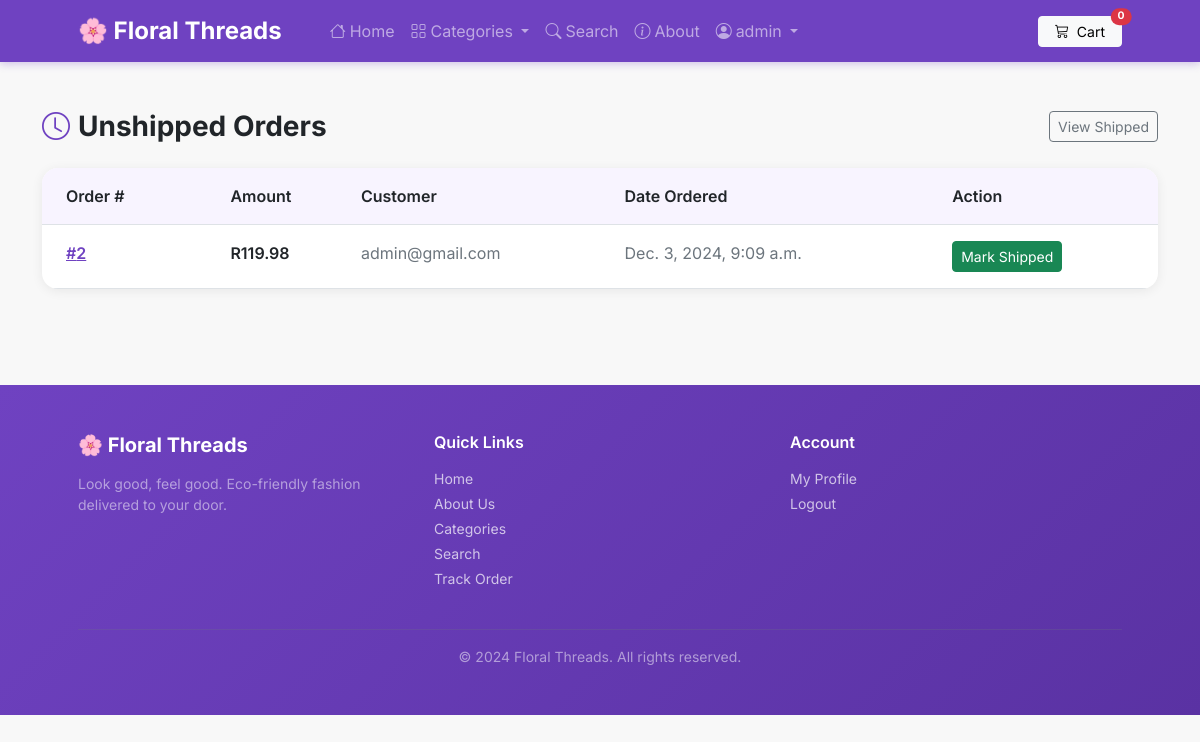
The page /payment/not_shipped_dash (signed in) on the database its author committed.
### payment/models.py (models this page shows, shortened)
class Order(models.Model):
    STATUS_PENDING = 'pending'
    STATUS_PROCESSING = 'processing'
    STATUS_SHIPPED = 'shipped'
    STATUS_DELIVERED = 'delivered'
    STATUS_CHOICES = [
        (STATUS_PENDING, 'Pending'),
        (STATUS_PROCESSING, 'Processing'),
        (STATUS_SHIPPED, 'Shipped'),
        (STATUS_DELIVERED, 'Delivered'),
    ]
    user = models.ForeignKey(User, on_delete=models.CASCADE, null=True, blank=True)
    full_name = models.CharField(max_length=250)
    email = models.CharField(max_length=250)
    shipping_address = models.TextField(max_length=15000)
    amount_paid = models.DecimalField(max_digits=7, decimal_places=2)
    date_ordered = models.DateTimeField(auto_now_add=True)
    shipped = models.BooleanField(default=False)
    date_shipped = models.DateTimeField(blank=True, null=True)
    status = models.CharField(max_length=20, choices=STATUS_CHOICES, default=STATUS_PENDING)
    tracking_number = models.CharField(max_length=100, blank=True, null=True)
    stripe_payment_intent = models.CharField(max_length=255, blank=True, null=True)

### payment/views.py (the view)
# urls.py: path("not_shipped_dash", views.not_shipped_dash, name="not_shipped_dash"),
def not_shipped_dash(request):
    if not (request.user.is_authenticated and request.user.is_superuser):
        messages.error(request, "Access Denied!")
        return redirect('home')
    orders = Order.objects.filter(shipped=False).order_by('-date_ordered')
    if request.POST:
        num = request.POST.get('num')
        Order.objects.filter(id=num).update(shipped=True)
        messages.success(request, "Marked as shipped.")
        return redirect('not_shipped_dash')
    return render(request, "payment/not_shipped_dash.html", {"orders": orders})

### addcart/addcart.py (called while the page is built)
    def total_quantity(self):
        return sum(self.cart.values())

### addcart/context_processors.py (called while the page is built)
def addcart(request):
    return {'addcart':Cart(request)}

### payment/templates/payment/not_shipped_dash.html (shortened to what this page needs)
{% extends 'myApp/base.html' %}
{% block content %}
<div class="container py-5">
    <div class="d-flex justify-content-between align-items-center mb-4">
        <h3 class="fw-bold mb-0"><i class="bi bi-clock me-2" style="color:#6f42c1;"></i>Unshipped Orders</h3>
        <a href="{% url 'shipped_dash' %}" class="btn btn-outline-secondary btn-sm">View Shipped</a>
    </div>
    <div class="card border-0 shadow-sm" style="border-radius:16px; overflow:hidden;">
        <table class="table table-hover mb-0">
            <thead style="background:#f8f4ff;">
                <tr>
                    <th class="fw-semibold py-3 px-4">Order #</th>
                    <th class="fw-semibold py-3">Amount</th>
                    <th class="fw-semibold py-3">Customer</th>
                    <th class="fw-semibold py-3">Date Ordered</th>
                    <th class="fw-semibold py-3">Action</th>
                </tr>
            </thead>
            <tbody>
                {% for item in orders %}
                <tr>
                    <td class="px-4 py-3"><a href="{% url 'orders' item.id %}" style="color:#6f42c1; font-weight:600;">#{{ item.id }}</a></td>
                    <td class="py-3 fw-semibold">R{{ item.amount_paid }}</td>
                    <td class="py-3 text-muted">{{ item.email }}</td>
                    <td class="py-3 text-muted">{{ item.date_ordered }}</td>
                    <td class="py-3">
                        <form method="POST">
                            <button type="submit" class="btn btn-success btn-sm">Mark Shipped</button>
                        </form>
                    </td>
                </tr>
                {% empty %}
                <tr><td colspan="5" class="text-center py-5 text-muted">No pending orders.</td></tr>
                {% endfor %}
            </tbody>
        </table>
    </div>
</div>
{% endblock %}

### myApp/templates/myApp/navbar.html (shortened to what this page needs)
<nav class="navbar navbar-expand-lg navbar-dark" style="background: #6f42c1; box-shadow: 0 2px 8px rgba(111,66,193,0.3);">
    <div class="container px-4 px-lg-5">
        <a class="navbar-brand fw-bold fs-4" href="{% url 'home' %}">🌸 Floral Threads</a>
        <div class="collapse navbar-collapse" id="navbarMain">
            <ul class="navbar-nav me-auto mb-2 mb-lg-0 ms-lg-4">
                <li class="nav-item"><a class="nav-link" href="{% url 'home' %}"><i class="bi bi-house me-1"></i>Home</a></li>
                <li class="nav-item dropdown">
                    <a class="nav-link dropdown-toggle" href="#" role="button" data-bs-toggle="dropdown">
                        <i class="bi bi-grid me-1"></i>Categories
                    </a>
                </li>
                <li class="nav-item"><a class="nav-link" href="{% url 'search' %}"><i class="bi bi-search me-1"></i>Search</a></li>
                <li class="nav-item"><a class="nav-link" href="{% url 'about' %}"><i class="bi bi-info-circle me-1"></i>About</a></li>
                {% if user.is_authenticated %}
                <li class="nav-item dropdown">
                    <a class="nav-link dropdown-toggle" href="#" role="button" data-bs-toggle="dropdown">
                        <i class="bi bi-person-circle me-1"></i>{{ user.first_name|default:user.username }}
                    </a>
                </li>
                {% else %}
                <li class="nav-item"><a class="nav-link" href="{% url 'login' %}">Login</a></li>
                <li class="nav-item"><a class="nav-link" href="{% url 'register' %}">Register</a></li>
                {% endif %}
            </ul>
            <a href="{% url 'addcart_summary' %}" class="btn btn-light btn-sm px-3 position-relative">
                <i class="bi bi-cart3 me-1"></i> Cart
                <span class="position-absolute top-0 start-100 translate-middle badge rounded-pill bg-danger" id="cart_quantity" style="font-size:0.65rem;">
                    {{ addcart.total_quantity }}
                </span>
            </a>
        </div>
    </div>
</nav>

### myApp/templates/myApp/base.html (style rules this page uses)
body { font-family: 'Inter', sans-serif; background: #f8f8f8; }
.card { border-radius: 12px; }
.card.border-0.shadow-sm { box-shadow: 0 2px 12px rgba(0,0,0,0.07) !important; }

### rows shown on the page
Order: id "2", amount_paid "119.98", email "admin@gmail.com", date_ordered "Dec. 3, 2024, 9:09 a.m."

### other values the page prints
{{ user.first_name|default:user.username }} "admin"
{{ addcart.total_quantity }} "0"
